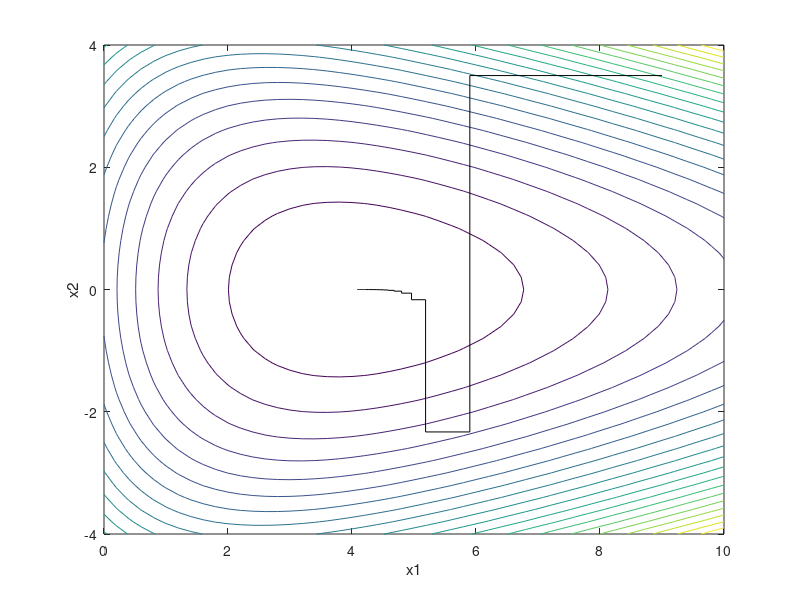

This chart was generated by the following MATLAB code:
% 例程 15.7  坐标下降法示例
%  坐标下降法示例（基于梯度实现）
[vx1, vx2] = meshgrid(0: 0.2: 10, -4: 0.2: 4);
z = (vx1.^2) + (vx2.^2);
y = (exp(-(vx1 - 3)/2)) + (exp((vx1 + 4*vx2)/10)) + (exp((vx1 - 4*vx2)/10));
%  函数可视化
figure(1)
contour(vx1, vx2, y, 20);
hold on;
xlabel('x1');  ylabel('x2');
%  迭代搜索过程
N = 30;
%  存储迭代轨迹
x1rec = zeros(1 + 2*N, 1);
x2rec = zeros(1 + 2*N, 1);
%  初始点
x1 = 9;
x2 = 3.5;
x1rec(1, 1) = x1;
x2rec(1, 1) = x2;
alphai = 3;
k = 2;
for j = 1:N
    %  更新x1坐标，计算x1方向的梯度
    g1 = (-0.5*exp(-(x1-3)/2))+(0.1*exp((x1+4*x2)/10))+(0.1*exp((x1-4*x2)/10));
    %  步长更新
    alpha = alphai/sqrt(k - 1);
    x1 = x1 - (alpha*g1);
    x1rec(k, 1) = x1;
    x2rec(k, 1) = x2;
    k = k + 1;
    %  更新x2坐标，计算x2方向的梯度
    g2 = (0.4*exp((x1 + 4*x2)/10)) - (0.4*exp((x1 - 4*x2)/10));
    %  步长更新
    alpha = alphai/sqrt(k - 1);
    x2 = x2 - (alpha*g2);
    x1rec(k, 1) = x1;
    x2rec(k, 1) = x2;
    k = k + 1;
end
%  结果可视化
plot(x1rec(1: k - 1, 1), x2rec(1: k - 1, 1), 'k');
